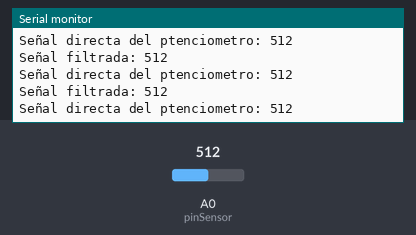
Recording of a sketch running on a simulated Arduino Uno, built with avr-gcc and run on an emulated ATmega328P. Parts: the last lines printed to the serial monitor. Inputs (shaded band) come from the test bench; at power-on: A0 (pinSensor) = 512.

Above: at 2.7 s.
2.8 s: A0 (pinSensor) set to 107
At 3.5 s:
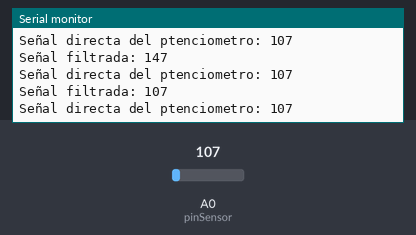
4.3 s: A0 (pinSensor) set to 92
At 5.1 s:
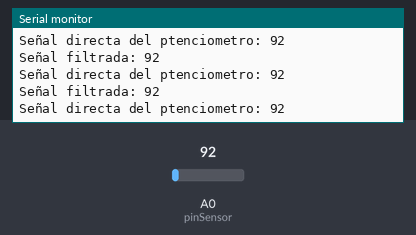
10.3 s: A0 (pinSensor) set to 983
At 11.2 s:
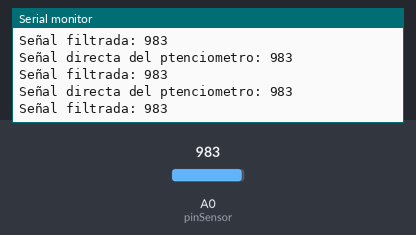
13.3 s: A0 (pinSensor) set to 1018
At 14.2 s:
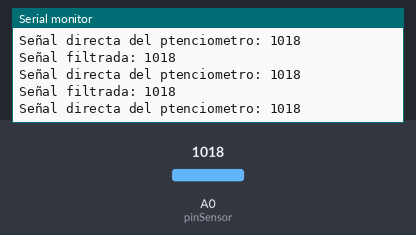
Timing chart, 0 to 16.3 s (numbered marks = the images above; inputs shaded):
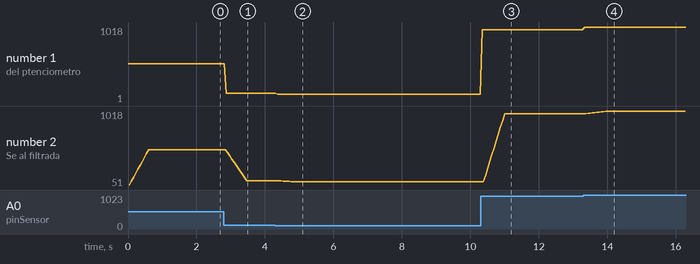

Measured:
- the behaviour switches between 999 and 1000 on A0 (pinSensor) (found by bisection; images 3 and 4)
- after the input at 2.8 s, the serial monitor: prints a new line after 0.07 s (image 1)
- after the input at 4.3 s, the serial monitor: prints a new line after 0.07 s (image 2)
- after the input at 10.3 s, the serial monitor: prints a new line at once (image 3)
- after the input at 13.3 s, the serial monitor: prints a new line at once (image 4)
- plotted number 1: 512 → 107 after the input at 2.8 s, 107 → 92 after the input at 4.3 s, 92 → 983 after the input at 10.3 s, 983 → 1 after the input at 13.3 s
- plotted number 2: 512 → 107 after the input at 2.8 s, 107 → 92 after the input at 4.3 s, 92 → 983 after the input at 10.3 s, 983 → 1018 after the input at 13.3 s

The sketch:

Taller_2_punto_3.ino
```cpp
/*
 * Punto 3 del taller 2
 * Calculo de valores promedio de una señal análoga
 * Se hará uso de los arreglos (array)
 * Suavizar lo datos de entrada de un sensor, se lee de de manera repetida una entrada análoga(arreglo)
 * se calcula el promedio de las lecturas almacenadas en el arreglo y se imprime el valor (promedio) obtenido.
 */

const int pinSensor = A0;               //CONEXIÓN POTENCIOMETRO

const int numReadings = 10;             //Número de muestras que se guardaran en el arreglo --> 10 --> entre mayor sea el número, el suavizado sera mayor pero el proceso será mas lento

int lecturas[numReadings];               //Se define el arreglo (array) --> Lecturas de la entrada análoga
int readIndex = 0;                       //Indice de las lecturas
int total = 0;                           //Corrida total -->
int average = 0;                         //El promedio

void setup() {
  Serial.begin(9600);                    //Inicializa comunicación serial, importante para visualizacion monitor serial.

  //inicializar lectura en 0  --> los 10 datos del arreglo (array) en cero
  for(int thisReading =0; thisReading < numReadings; thisReading++)
  {
    lecturas[thisReading] = 0;
  }

}

void loop() {
  total = total - lecturas[readIndex];                  // resta la ultima lectura --> necesario para eliminar el array guardado con su valor anterior -->
                                                        //[0-9] - [0] -->(array inicial) - (array nuevo, pero eliminando el valor en [0] del array inicial) --> se suma el nuevo valor en [0] en la siguiente linea.
  lecturas[readIndex] = analogRead(pinSensor);          //lectura del sensor
  total = total + lecturas[readIndex];                  //Suma la lectura total

  /*Serial.println(readIndex);
  Serial.print("total  ");
  Serial.println(total);
  */
  readIndex++;                                          //pasa al siguiente valor del arreglo
  if(readIndex >= numReadings)
  {
    readIndex = 0;                      //Se inicia nuevamente el arreglo en cero
  }

  // Calcular promedio
  average = total/numReadings;
  Serial.print("Señal directa del ptenciometro: ");
  Serial.println(analogRead(pinSensor));
  Serial.print("Señal filtrada: ");
  Serial.println(average);            //Imprimir por monitor serial en código ASCII el valor de avarage(promedio)
  delay(10);                           //retardo entre lecturas para estabilizar

}
```
